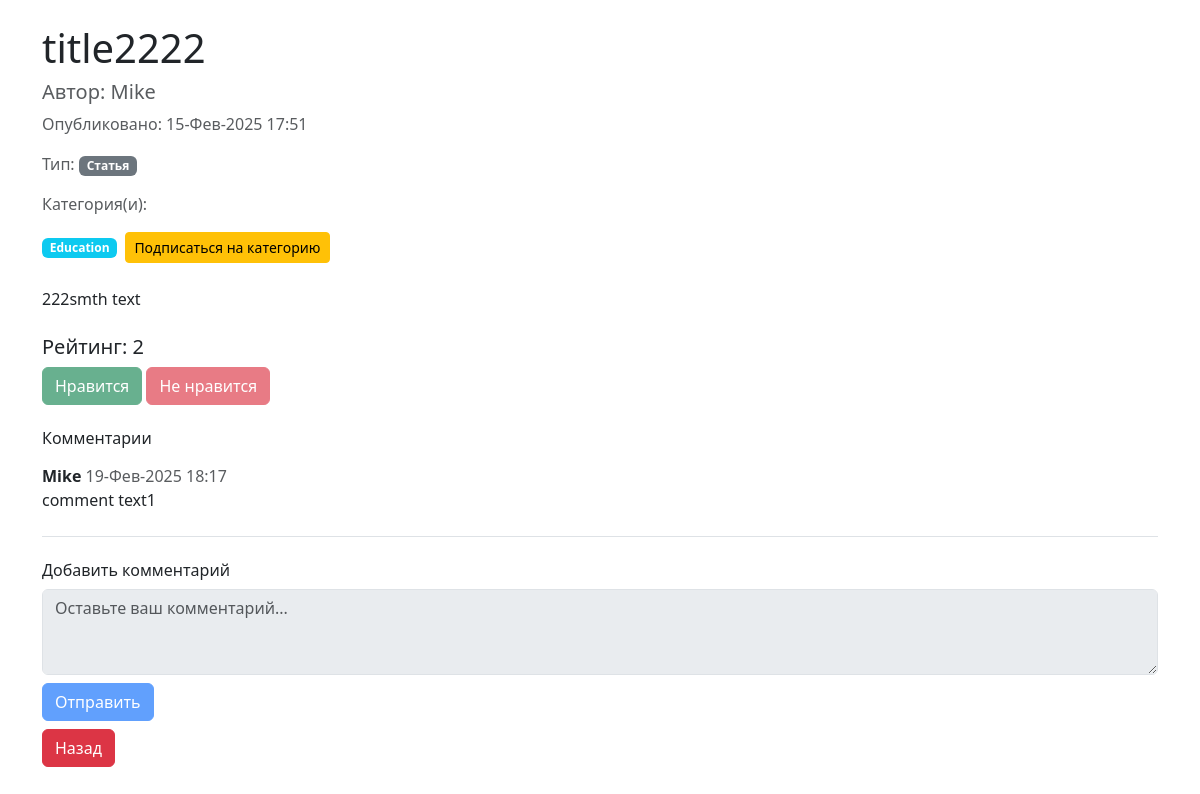
The app's page /news/2/, older data.
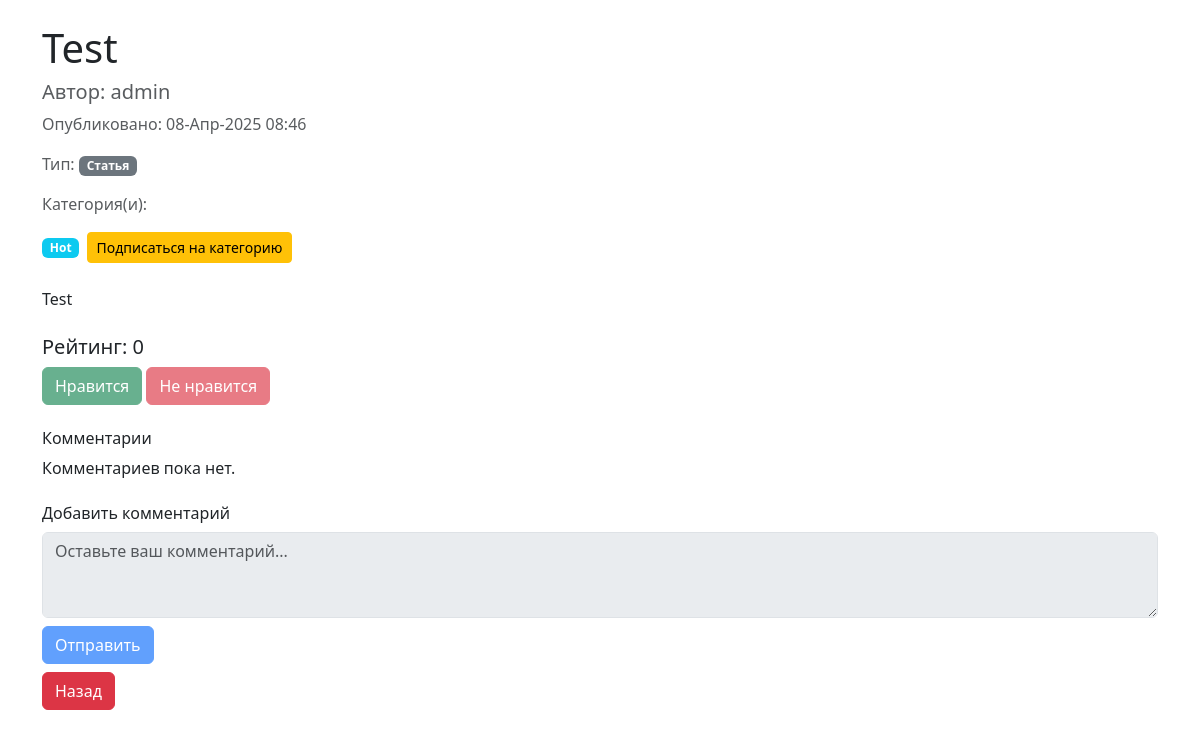
The same page, newer data.
### newapp/models.py (models this page shows, shortened)
class Post(models.Model):
    author = models.ForeignKey(
        Author,
        on_delete=models.CASCADE,
        verbose_name='Автор'
    )
    NEWS = 'NW'
    ARTICLE = 'AR'
    CATEGORY_CHOICES = (
        (NEWS, 'Новость'),
        (ARTICLE, 'Статья'),
    )
    CategoryType = models.CharField(
        max_length=2,
        choices=CATEGORY_CHOICES,
        default=ARTICLE,
        verbose_name='Тип поста'
    )
    dateCreation = models.DateTimeField(auto_now_add=True)
    categories = models.ManyToManyField(
        Category,
        through='PostCategory',
        verbose_name='Категории'
    )
    title = models.CharField(
        max_length=128,
        verbose_name='Заголовок'
    )
    text = models.TextField(verbose_name='Содержание')
    rating = models.SmallIntegerField(default=0, verbose_name='Рейтинг')
    is_sented = models.BooleanField(default=False)
    class Meta:
        verbose_name = 'Пост'
        verbose_name_plural = 'Посты'

class Author(models.Model):
    author = models.OneToOneField(
        User,
        on_delete=models.CASCADE,
        verbose_name='Пользователь'
    )
    rating_author = models.IntegerField(
        default=0,
        verbose_name='Рейтинг автора'
    )
    @property
    def username(self):
        return self.author.username
    class Meta:
        verbose_name = 'Автор'
        verbose_name_plural = 'Авторы'

class Category(models.Model):
    name = models.CharField(
        max_length=64,
        unique=True,
        verbose_name='Название'
    )
    subscribers = models.ManyToManyField(
        User,
        related_name='subscribed_categories',
        blank=True,
        verbose_name='Подписчики'
    )
    class Meta:
        verbose_name = 'Категория'
        verbose_name_plural = 'категории'

class Comment(models.Model):
    commentPost = models.ForeignKey(
        Post,
        on_delete=models.CASCADE,
        verbose_name='Пост'
    )
    commentUser = models.ForeignKey(
        User,
        on_delete=models.CASCADE,
        verbose_name='Пользователь'
    )
    text = models.TextField(verbose_name='Текст')
    dateCreation = models.DateTimeField(
        auto_now_add=True,
        verbose_name='Дата создания'
    )
    rating = models.SmallIntegerField(
        default=0,
        verbose_name='Рейтинг'
    )
    class Meta:
        verbose_name = 'Комментарий'
        verbose_name_plural = 'Комментарии'

### newapp/views.py (the view)
# urls.py: path('news/<int:id>/', news_detail, name='post_detail'),
def news_detail(request, id):
    post = get_object_or_404(Post, id=id)
    comments = post.comment_set.all()
    context = {
        'post': post,
        'comments': comments,
    }
    return render(request, 'news/news_detail.html', context)

### newapp/templatetags/custom_filters.py (called while the page is built)
def censor(value):
    for word in BAD_WORDS:
        value = re.sub(
            r'\b' + re.escape(word) + r'\b',
            '*' * len(word),
            value,
            flags=re.IGNORECASE)
    return value

### templates/news/news_detail.html (shortened to what this page needs)
{% extends 'default.html' %}
{% load custom_filters %}
{% block content %}
<div class="container mt-4">
    <h1>{{ post.title|censor }}</h1>
    <h5 class="text-muted">Автор: {{ post.author.username }}</h5>
    <p class="text-muted">Опубликовано: {{ post.dateCreation|date:"d-M-Y H:i" }}</p>
     <p class="text-muted">
        Тип:
        {% if post.CategoryType == 'NW' %}
            <span class="badge bg-primary">Новость</span>
        {% elif post.CategoryType == 'AR' %}
            <span class="badge bg-secondary">Статья</span>
        {% endif %}
    </p>
    <p class="text-muted">
        Категория(и):
        <div class="d-flex flex-column">
            {% for category in post.categories.all %}
                <div class="d-flex align-items-center mb-2">
                    <span class="badge bg-info me-2">{{ category.name }}</span>
                    {% if request.user in category.subscribers.all %}
                        <a class="btn btn-danger btn-sm" href="{% url 'subscribe_to_category' category.id %}">Отписаться от категории</a>
                    {% else %}
                        <a class="btn btn-warning btn-sm" href="{% url 'subscribe_to_category' category.id %}">Подписаться на категорию</a>
                    {% endif %}
                </div>
            {% endfor %}
        </div>
    </p>
    <p>{{ post.text|censor }}</p>
    <div class="mt-4">
        <h5>Рейтинг: {{ post.rating }}</h5>
        <button class="btn btn-success" onclick="" disabled>Нравится</button>
        <button class="btn btn-danger" onclick="" disabled>Не нравится</button>
    </div>
    <div class="mt-4">
        <h6>Комментарии</h6>
        {% if comments %}
            <ul class="list-unstyled">
                {% for comment in comments %}
                    <li class="border-bottom py-2">
                        <strong>{{ comment.commentUser.username }}</strong>
                        <span class="text-muted">{{ comment.dateCreation|date:"d-M-Y H:i" }}</span>
                        <p>{{ comment.text|censor }}</p>
                    </li>
                {% endfor %}
            </ul>
        {% else %}
            <p>Комментариев пока нет.</p>
        {% endif %}
    </div>
    <div class="mt-4">
        <h6>Добавить комментарий</h6>
        <form method="post">
            <textarea class="form-control" name="comment_text" rows="3" placeholder="Оставьте ваш комментарий..." disabled></textarea>
            <button type="submit" class="btn btn-primary mt-2" disabled>Отправить</button>
            <div class="mt-2">
                <a href="javascript:history.back()" class="btn btn-danger">Назад</a>
            </div>
        </form>
    </div>
</div>
{% endblock %}

### templates/default.html (shortened to what this page needs)
{% load static %}
<!DOCTYPE html>
<html lang="ru">
<head>
    <link rel="stylesheet" href="{% static 'css/bootstrap.min.css' %}">
</head>
<body>
    <main>
        {% block content %}{% endblock %}
    </main>
</body>
</html>

Row changes from the older to the newer data that the page shows:
removed Comment: commentUser.username "Mike", dateCreation "19-Фев-2025 18:17", text|censor "comment text1"
changed Post: title|censor "title2222" → "Test"; author.username "Mike" → "admin"; dateCreation "15-Фев-2025 17:51" → "08-Апр-2025 08:46"; text|censor "222smth text" → "Test"; rating "2" → "0"
changed Category: name "Education" → "Hot"
Text that changed along with them:
text now shown: "Комментариев пока нет."
